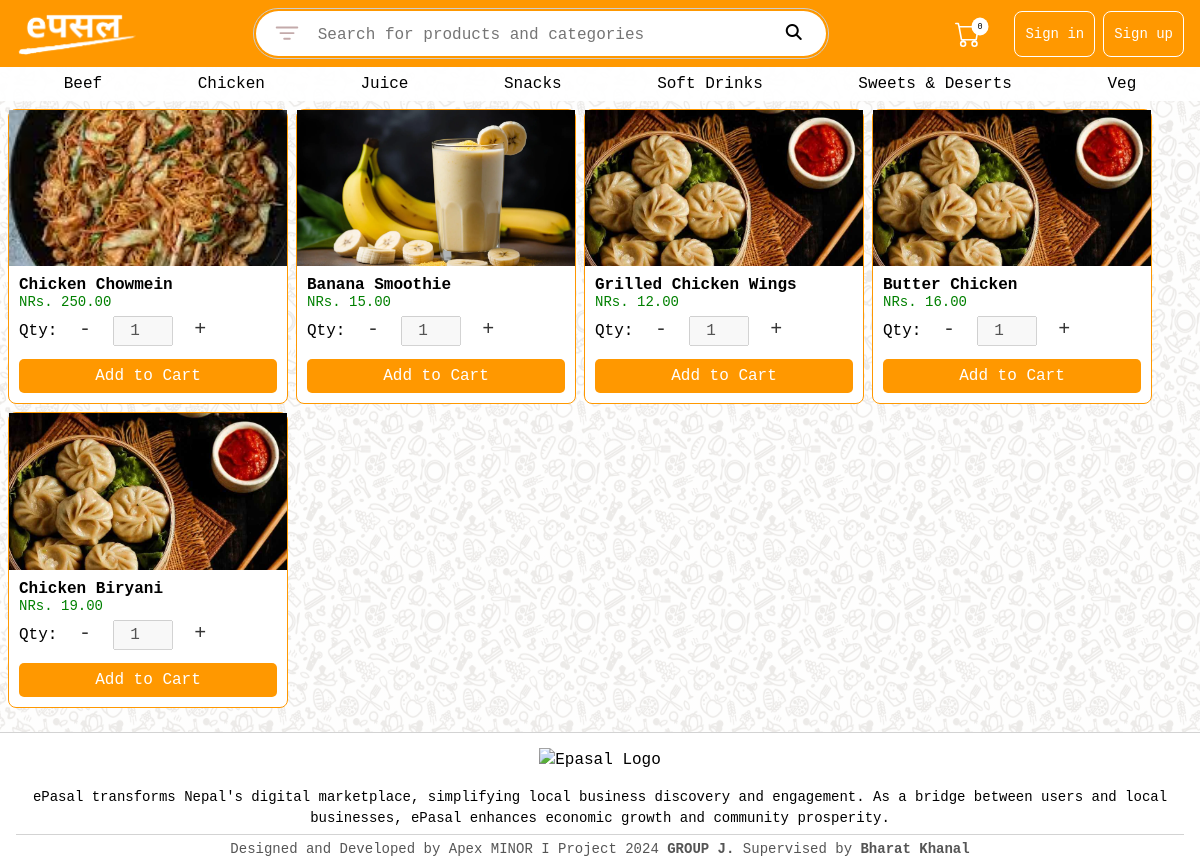
Screenshot of /search.php?category=Chicken with the database file from the repository.
### tables this page shows
CREATE TABLE `tbl_categories` (
  `category_id` int NOT NULL AUTO_INCREMENT,
  `category_name` varchar(20) NOT NULL,
  PRIMARY KEY (`category_id`),
  UNIQUE KEY `category_name` (`category_name`)
);

CREATE TABLE `tbl_products` (
  `product_id` int NOT NULL AUTO_INCREMENT,
  `product_name` varchar(100) NOT NULL,
  `product_photo_url` varchar(255) NOT NULL,
  `product_description` varchar(512) NOT NULL,
  `unit_price` decimal(10,2) DEFAULT NULL,
  `user_id` int NOT NULL,
  `created_at` datetime DEFAULT CURRENT_TIMESTAMP,
  `is_active` tinyint(1) DEFAULT '1',
  `category_id` int DEFAULT NULL,
  PRIMARY KEY (`product_id`),
  KEY `user_id` (`user_id`),
  KEY `category_id` (`category_id`),
  CONSTRAINT `tbl_products_ibfk_1` FOREIGN KEY (`user_id`) REFERENCES `tbl_users` (`user_id`),
  CONSTRAINT `tbl_products_ibfk_2` FOREIGN KEY (`category_id`) REFERENCES `tbl_categories` (`category_id`)
);

### model/CategoryManager.php (called while the page is built, shortened)
<?php
class CategoryManager {
    private $conn;
    public function __construct($conn) {
        $this->conn = $conn;
    }
    public function getAllCategories() {
        $categories = array();
        $stmt = $this->conn->prepare("SELECT * FROM tbl_categories");
        try {
            if ($stmt->execute()) {
                $result = $stmt->get_result();
                if ($result->num_rows > 0) {
                    while ($category = $result->fetch_assoc()) {
                        $categories[] = $category;
                    }
                }
            } else {
                throw new \Exception($stmt->error);
            }
        } catch (\Exception $e) {
            $msg = $e->getMessage();
            echo "<script>alert('$msg')</script>";
        } finally {
            $stmt->close();
        }
        return $categories;
    }
}
?>

### model/ProductManager.php (called while the page is built, shortened)
<?php
class ProductManager {
    private $conn;
    public function __construct($conn) {
        $this->conn = $conn;
    }
    function getSearchedProduct($query, $catname, $sort) {
        $seller = array();
        if (strpos($sort, "price") !== false) {
            if ($sort == "price") {
                $sort = "unit_price DESC";
            } else {
                $sort = "unit_price ASC";
            }
        } else {
            if ($sort == "created_at") {
                $sort = "created_at ASC";
            } else {
                $sort = "created_at DESC";
            }
        }
        $stmt = $this->conn->prepare("SELECT p.product_id, p.product_name, p.product_description, p.product_photo_url, p.unit_price, c.category_name
        FROM
            tbl_products p
        JOIN
            tbl_categories c ON p.category_id = c.category_id
        WHERE
            (p.product_name LIKE ? OR p.product_description LIKE ? ) AND c.category_name LIKE ?
        ORDER BY " . $sort . " ;");
        try {
            $stmt->bind_param("sss", $query, $query, $catname);
            if ($stmt->execute()) {
                $result = $stmt->get_result();
                if ($result->num_rows > 0) {
                    while ($product = $result->fetch_assoc()) {
                        $seller[] = $product;
                    }
                }
            } else {
                throw new \Exception($stmt->error);
            }
        } catch (\Exception $e) {
            $msg = $e->getMessage();
            echo "<script>addAlert('$msg')</script>";
        } finally {
            $stmt->close();
        }
        return $seller;
    }
}
?>

### search.php (the view, shortened to what this page needs)
<?php
require_once("./model/ProductManager.php");
require_once("./config/db.config.php"); ?>
<!DOCTYPE html>
<html lang="en">
<head>
    <link rel="stylesheet" href="/public/css/style.css">
    <link
    rel="stylesheet"
    href="https://cdnjs.cloudflare.com/ajax/libs/animate.css/4.1.1/animate.min.css"
  />
</head>
<body>
    <?php include_once("includes/_header.php"); ?>
    <?php
    $productManager = new ProductManager($conn);
    if(isset($_GET["query"])) {
        $query =  "%" . $_GET["query"] . "%";
    }else {
        $query =  "%" . "" . "%";
    }
    if(isset($_GET["category"])) {
        $catname =  "%" . $_GET["category"] . "%";
    }else {
        $catname =  "%" . "" . "%";
    }
    if(isset($_GET["sort"])) {
        $sortOption =  $_GET["sort"];
    }else {
        $sortOption =  "";
    }
    $products=$productManager->getSearchedProduct($query, $catname, $sortOption);
    $productsHTML = "";
    foreach ($products as $product) {
        $productsHTML .= '
        <div class="seller__card product__card animate__animated animate__fadeIn" data-pid="'. $product["product_id"] .'">
            <a class="seller__a" href="/product-detail.php?id=' . $product["product_id"] . '">
                <img class="qtygroup__cardimg" src="' . $product["product_photo_url"] . '" alt="Productimage">
            </a>
            <div class="seller__cardbody">
                <a class="seller__a" href="/product-detail.php?id=' . $product["product_id"] . '">
                    <h3 class="seller__cardtitle">' . $product["product_name"] . '</h3>
                </a>
                <p class="seller__cardsubtitle">NRs. ' . $product["unit_price"] . '</p>
                <div class="qtygroup">
                    <label>Qty: </label>
                    <button class="qtygroup__btn--dec">-</button>
                    <input type="number" min="1" max="10" class="qtygroup__input" value="1" size="5" disabled />
                    <button class="qtygroup__btn--inc">+</button>
                </div>
                <button class="seller__btn--cart" type="button">Add to Cart</button>
            </div>
        </div>';
    }
    ?>
    <div class="sellerfullpage">
        <div class="seller__content" style="flex-wrap: wrap; ">
            <?php echo $productsHTML; ?>
        </div>
    </div>
    <?php include_once("includes/_footer.php"); ?>
</body>
</html>

### includes/_header.php (shortened to what this page needs)
<?php
require_once("config/db.config.php");
require_once("model/CategoryManager.php");
?>
<header class="header">
    <div class="header__container">
        <a class="header_logo" href="/">
            <img src="/public/img/epasal-primary-logo.png" alt="ePasal - Online Food App" width="120px">
        </a>
        <div class="header__searchbar">
            <div class="search_filter_background">
                <span class="search_filter">
                </span>
            </div>
            <form action="search.php" style="width: 100%" id="searchform">
                <input name="query" type="text" placeholder="Search for products and categories" />
            </form>
            <div class="search_icon_background" onclick="document.querySelector('#searchform').submit();">
                <span class="search_icon"><i class="fas fa-search"></i></span>
            </div>
        </div>
        <div class="header__nav">
            <ul>
                <li class="header_nav-links">
                    <a href="/cart.php">
                        <span class="cart__icon"></span>
                        <span class="cart__badge">0</span>
                    </a>
                </li>
                <?php
                if (isset($_SESSION) && isset($_SESSION["user_id"])) {
                    echo '
                    <div class="profile__container">
                        <img  class="profile__avatar" src="/' . $_SESSION["user_photo_url"] .'" />
                        <div class="profile__description">
                            <h4>' . $_SESSION["fullname"] . '</h4>
                            <p>Customer <svg height="1em" viewBox="0 0 512 512" fill="currentColor"> <path d="M233.4 406.6c12.5 12.5 32.8 12.5 45.3 0l192-192c12.5-12.5 12.5-32.8 0-45.3s-32.8-12.5-45.3 0L256 338.7 86.6 169.4c-12.5-12.5-32.8-12.5-45.3 0s-12.5 32.8 0 45.3l192 192z" />
                            </svg></p>
                        </div>
                        <div class="profile__menu">
                            <a href="/my-orders.php">My Orders</a>
                            <a href="/my-details.php">My Info</a>
                            <a href="/my-shop.php">My Shop Info</a>
                            <a href="/change-password.php">Change Password</a>
                            <a href="/dashboard">Go to Dashboard</a>
                            <a href="/?action=logout">Logout</a>
                        </div>
                    </div>';
                } else {
                    echo '
                        <li class="header_nav-links auth--links">
                            <a href="/login.php">Sign in</a>
                        </li>
                        <li class="header_nav-links auth--links">
                            <a href="/signup.php">Sign up </a>
                        </li>';
                }
                ?>
            </ul>
        </div>
    </div>
</header>
<section id="nav-category">
    <?php
        $categoryManager  = new CategoryManager($conn);
        $categories = $categoryManager->getAllCategories();
    ?>
    <div class="container">
        <nav>
            <ul>
                <?php
                    foreach($categories as $category) {
                        $name = $category["category_name"];
                        echo "<li><a class=\"category\" data-name=\"$name\">$name</a>";
                    }
                ?>
            </ul>
        </nav>
    </div>
</section>

### public/css/style.css (style rules this page uses)
:root { --extra-small: 575.98px; --small: 767.98px; --medium: 991.98px; --large: 1199.98px; --extra-large: 1200px; }
@media (min-width: 768px) { .header__searchbar { max-width: 18rem; order: initial; } }
@media (min-width: 992px) { .header__searchbar { max-width: 36rem; } }

### public/css/global.css (style rules this page uses)
* { margin: 0; padding: 0; box-sizing: border-box; }
:root { --xs: 576px; }
body { font-size: 16px; font-family: 'Courier New', Courier, monospace; margin: 0px 0px 0px 0px; background: linear-gradient(to bottom, rgba(255, 255, 255,0.9), rgba(255, 255, 255,0.9)), url("/public/img/background.jpg") center/300px 300px repeat; }
p { margin-top: 0px; margin-bottom: 0px; }
input, textarea, select { font: inherit; }
button { font: inherit; }
img { vertical-align: middle; }
.container { max-width: 1480px; padding-left:1rem; padding-right: 1rem; margin-right: auto; margin-left: auto; }
button, .button { border: none; color: black; padding: 8px 12px; text-align: center; text-decoration: none; font-size: 16px; cursor: pointer; border-radius: 5px; display: inline-block; text-wrap: nowrap; }

### public/css/header.css (style rules this page uses)
header { background: #FF9800; padding-top: 0.5rem; padding-bottom: 0.5rem; }
.header__container { color: #c3aaaa; display: flex; align-items: center; justify-content: space-between; max-width: 1480px; padding-left: 1rem; padding-right: 1rem; margin-right: auto; margin-left: auto; }
.header_logo { width: 120px; }
.header_logo img { filter: brightness(0) invert(1); }
.header__searchbar { display: flex; width: 100%; padding: 2px; max-width: 36rem; border-radius: 25px; border: 1px solid #ccc; }
.header__searchbar input { font-size: 18px; width: 100%; height: 45px; padding: 10px 0px; border: none; outline: none; }
.header__searchbar input::placeholder { font-size: 16px; }
.search_icon_background { display: flex; align-items: center; background-color: #fff; border-top-right-radius: 25px; border-bottom-right-radius: 25px; padding: 12px 24px; height: 45px; }
.search_filter { cursor: pointer; }
.search_icon { border-radius: 25px; color: #000000; font-size: 16px; margin-left: 10px; }
.search_filter { display: flex; align-items: center; position: relative; }
.search_filter_background { display: flex; align-items: center; background-color: #fff; border-top-left-radius: 25px; border-bottom-left-radius: 25px; padding: 12px 16px; height: 45px; }
.header_nav-links.auth--links { border: 1px solid white; margin-left: 8px; border-radius: 8px; }
.header_nav-links a { position: relative; }
.cart__icon { display: flex; margin-right: 15px; align-items: center; }
.cart__badge { position: absolute; top: -5px; padding: 3px 4px; left: 15px; background: white; color: black; border-radius: 50%; font-size: 10px; transform: scale(0.85); text-align: center; min-width: 20px; }
.header__nav { border: 0px; }
.header__nav ul { display: flex; border: 0px; align-items: center; }
.header__nav li { list-style: none; padding: 10px; border-bottom: 0px; line-height: 1.5; }
.header__nav a { color: #fff; text-decoration: none; font-weight: 500; font-size: 14px; }

### public/css/category.css (style rules this page uses)
#nav-category { background: rgba(255, 255, 255, 0.95); }
#nav-category nav { width: 100%; }
#nav-category nav ul { display: flex; list-style: none; position: relative; overflow-x: auto; }
#nav-category nav ul li { position: relative; min-width: 120px; display: inline-block; flex-grow: 1; flex-shrink: 0; }
#nav-category nav a { color: black; display: block; padding: 8px 10px; font-size: 16px; text-decoration: none; text-align: center; }
nav .category { display: flex; overflow-x: auto; }

### public/css/sellerpage.css (style rules this page uses)
.sellerfullpage { border-radius: 8px; margin-bottom: 1rem; }

### rows the page displays
tbl_categories: category_name "Beef"
tbl_categories: category_name "Chicken"
tbl_categories: category_name "Juice"
tbl_categories: category_name "Snacks"
tbl_categories: category_name "Soft Drinks"
tbl_categories: category_name "Sweets & Deserts"
tbl_categories: category_name "Veg"
tbl_products: product_photo_url (picture), product_name "Chicken Chowmein", unit_price "250.00"
tbl_products: product_photo_url (picture), product_name "Banana Smoothie", unit_price "15.00"
tbl_products: product_photo_url (picture), product_name "Grilled Chicken Wings", unit_price "12.00"
tbl_products: product_photo_url (picture), product_name "Butter Chicken", unit_price "16.00"
tbl_products: product_photo_url (picture), product_name "Chicken Biryani", unit_price "19.00"
